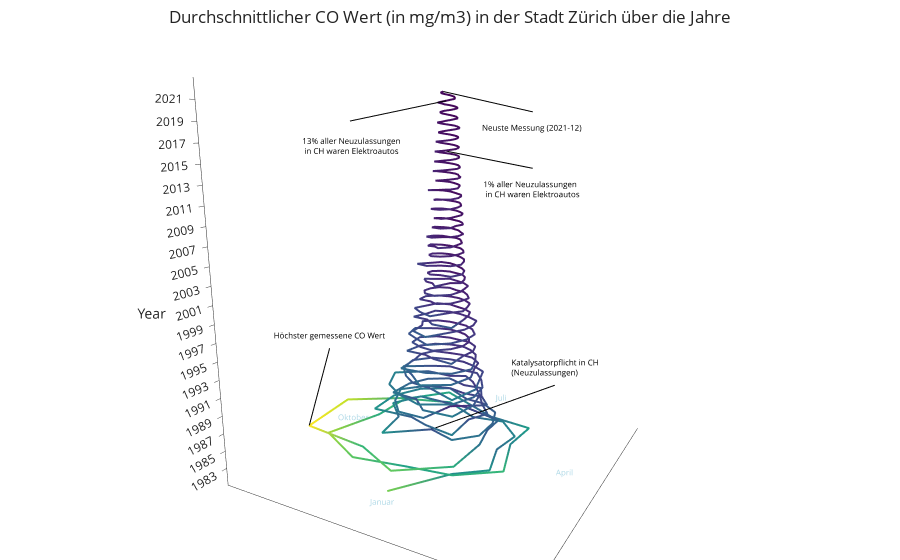

Notebook source saved alongside this figure:
### Markdown cell above
## 3D Plots

### Code cell
data_v1 = data[data["Parameter"] == "CO in mg/m3"][["Datum", "Parameter", "Wert"]].copy()
data_v1.loc[:, "Year"] = data_v1["Datum"].dt.year
data_v1.loc[:, "Month"] = data_v1["Datum"].dt.month

data_v1 = data_v1.groupby(["Year", "Month", "Parameter"]).mean().reset_index()
data_v1["Time"] = pd.to_datetime(data_v1[["Year", "Month"]].assign(DAY=1))
data_v1 = data_v1.drop(["Year", "Month", "Datum"], axis=1)

start_time = data_v1['Time'].min()
data_v1['time_years'] = data_v1['Time'].apply(lambda x: (x - start_time).days / 365.25)

# Map 'time_years' to a value between 0 and 2*pi for each year
data_v1['time_normalized'] = data_v1['time_years'].apply(lambda x: 2 * np.pi * (x % 1))  # x%1 gives the fractional part

# Convert Time and Wert to 3D coordinates
data_v1['x'] = data_v1['Wert'] * np.cos(data_v1['time_normalized'])
data_v1['y'] = data_v1['Wert'] * np.sin(data_v1['time_normalized'])
data_v1['z'] = data_v1['time_years']

# Get the min and max values for the z axis
z_min = data_v1['Time'].dt.year.min()
z_max = data_v1['Time'].dt.year.max()
z_ticktext = np.linspace(z_min, z_max, 20, dtype=int)
z_tickvals = np.linspace(0, z_max - z_min, 20, dtype=int)

fig = go.Figure(data=[go.Scatter3d(
    x=data_v1['x'],
    y=data_v1['y'],
    z=data_v1['z'],
    mode='lines',
    line=dict(
        color=data_v1['Wert'],
        colorscale='Viridis',
        width=4
    ),
    name='',
    hovertemplate='%{text}',
    text="Date:<br>" + data_v1['Time'].dt.strftime('%Y-%m') + f'<br>-----<br>Mean CO in mg/m3:<br>' + data_v1['Wert'].round(4).astype(str)
)])

fig.update_layout(
    scene=dict(
        xaxis_title="",
        yaxis_title="",
        zaxis_title='Year',
        camera=dict(
            up=dict(x=0, y=0, z=1),
            center=dict(x=0, y=0, z=0),
            eye=dict(x=1.8, y=1, z=0.5)
        ),
        aspectratio=dict(x=1, y=1, z=1.2),
        xaxis=dict(showgrid=False, ticktext=[], tickvals=[]),
        yaxis=dict(showgrid=False, ticktext=[], tickvals=[]),
        zaxis=dict(showgrid=False, ticktext=z_ticktext, tickvals=z_tickvals)
    ),
    scene_bgcolor='rgba(0,0,0,0)',
    template="simple_white",
    margin=dict(r=0, l=0, b=0, t=0),
    title={
        'text': f"Durchschnittlicher CO Wert (in mg/m3) in der Stadt Zürich über die Jahre",
        'y': 0.98,
        'x': 0.5,
        'xanchor': 'center',
        'yanchor': 'top'
    },
    showlegend=False,
)

highest_value_index = data_v1['Wert'].idxmax()
x_line_1 = data_v1.loc[highest_value_index, 'x']
y_line_1 = data_v1.loc[highest_value_index, 'y']
z_line_1 = data_v1.loc[highest_value_index, 'z']

# Höchster Wert
line = go.Scatter3d(
    x=[x_line_1, x_line_1],
    y=[1 + y_line_1, y_line_1],
    z=[10 + z_line_1, z_line_1],
    mode='lines',
    line=dict(
        color='black',
        width=2
    ),
    hoverinfo="none",
    showlegend=False
)

fig.add_trace(line)

annotations = go.Scatter3d(
    x=[x_line_1],
    y=[1 + y_line_1],
    z=[10 + z_line_1],
    mode='text',
    text=["Höchster gemessene CO Wert"],
    textposition="top center",
    hoverinfo="none",
    textfont=dict(color='black', size=8),
    showlegend=False
)

fig.add_trace(annotations)

# Neuste Messung
x_line_2 = data_v1[data_v1['Time'] == '2021-12-01']['x'].values[0]
y_line_2 = data_v1[data_v1['Time'] == '2021-12-01']['y'].values[0]
z_line_2 = data_v1[data_v1['Time'] == '2021-12-01']['z'].values[0]

line = go.Scatter3d(
    x=[-2 + x_line_2, x_line_2],
    y=[2 + y_line_2, y_line_2],
    z=[-2 + z_line_2, z_line_2],
    mode='lines',
    line=dict(
        color='black',
        width=2
    ),
    hoverinfo="none",
    showlegend=False
)

fig.add_trace(line)

annotations = go.Scatter3d(
    x=[-2 + x_line_2],
    y=[2 + y_line_2],
    z=[-5 + z_line_2],
    mode='text',
    text=["Neuste Messung (2021-12)"],
    textposition="top center",
    hoverinfo="none",
    textfont=dict(color='black', size=8),
    showlegend=False
)

fig.add_trace(annotations)

# 2016: 1% aller Neuzulassungen in der Schweiz waren Elektroautos
x_line_3 = data_v1[data_v1['Time'] == '2016-01-01']['x'].values[0]
y_line_3 = data_v1[data_v1['Time'] == '2016-01-01']['y'].values[0]
z_line_3 = data_v1[data_v1['Time'] == '2016-01-01']['z'].values[0]

line = go.Scatter3d(
    x=[-2 + x_line_3, x_line_3],
    y=[2 + y_line_3, y_line_3],
    z=[-2 + z_line_3, z_line_3],
    mode='lines',
    line=dict(
        color='black',
        width=2
    ),
    hoverinfo="none",
    showlegend=False
)

fig.add_trace(line)

annotations = go.Scatter3d(
    x=[-2 + x_line_3],
    y=[2 + y_line_3],
    z=[-6 + z_line_3],
    mode='text',
    text=["1% aller Neuzulassungen<br> in CH waren Elektroautos"],
    textposition="top center",
    hoverinfo="none",
    textfont=dict(color='black', size=8),
    showlegend=False
)

fig.add_trace(annotations)

# 2021: 13% aller Neuzulassungen in der Schweiz waren Elektroautos
x_line_4 = data_v1[data_v1['Time'] == '2021-01-01']['x'].values[0]
y_line_4 = data_v1[data_v1['Time'] == '2021-01-01']['y'].values[0]
z_line_4 = data_v1[data_v1['Time'] == '2021-01-01']['z'].values[0]

line = go.Scatter3d(
    x=[2 + x_line_4, x_line_4],
    y=[-2 + y_line_4, y_line_4],
    z=[-2 + z_line_4, z_line_4],
    mode='lines',
    line=dict(
        color='black',
        width=2
    ),
    hoverinfo="none",
    showlegend=False
)

fig.add_trace(line)

annotations = go.Scatter3d(
    x=[2 + x_line_4],
    y=[-2 + y_line_4],
    z=[-6 + z_line_4],
    mode='text',
    text=["13% aller Neuzulassungen<br> in CH waren Elektroautos"],
    textposition="top center",
    hoverinfo="none",
    textfont=dict(color='black', size=8),
    showlegend=False
)

fig.add_trace(annotations)

# Katalysatorpflicht ab Januar 1986
x_line_5 = data_v1[data_v1['Time'] == '1986-01-01']['x'].values[0]
y_line_5 = data_v1[data_v1['Time'] == '1986-01-01']['y'].values[0]
z_line_5 = data_v1[data_v1['Time'] == '1986-01-01']['z'].values[0]

line = go.Scatter3d(
    x=[0 + x_line_5, x_line_5],
    y=[4 + y_line_5, y_line_5],
    z=[8 + z_line_5, z_line_5],
    mode='lines',
    line=dict(
        color='black',
        width=2
    ),
    hoverinfo="none",
    showlegend=False
)

fig.add_trace(line)

annotations = go.Scatter3d(
    x=[0 + x_line_5],
    y=[4 + y_line_5],
    z=[8 + z_line_5],
    mode='text',
    text=["Katalysatorpflicht in CH<br>(Neuzulassungen)"],
    textposition="top center",
    hoverinfo="none",
    textfont=dict(color='black', size=8),
    showlegend=False
)

fig.add_trace(annotations)


# Januar
annotations = go.Scatter3d(
    x=[4],
    y=[0],
    z=[-2],
    mode='text',
    text=["Januar"],
    textposition="top center",
    hoverinfo="none",
    textfont=dict(color='lightblue', size=8),
    showlegend=False
)

fig.add_trace(annotations)

# April
annotations = go.Scatter3d(
    x=[0],
    y=[4],
    z=[-2],
    mode='text',
    text=["April"],
    textposition="top center",
    hoverinfo="none",
    textfont=dict(color='lightblue', size=8),
    showlegend=False
)

fig.add_trace(annotations)

# Juli
annotations = go.Scatter3d(
    x=[-4],
    y=[0],
    z=[-2],
    mode='text',
    text=["Juli"],
    textposition="top center",
    hoverinfo="none",
    textfont=dict(color='lightblue', size=8),
    showlegend=False
)

fig.add_trace(annotations)

# Oktober
annotations = go.Scatter3d(
    x=[0],
    y=[-4],
    z=[-2],
    mode='text',
    text=["Oktober"],
    textposition="top center",
    hoverinfo="none",
    textfont=dict(color='lightblue', size=8),
    showlegend=False
)

fig.add_trace(annotations)

# lims
fig.update_layout(scene=dict(xaxis=dict(range=[-5, 5]),
                                yaxis=dict(range=[-5, 5]),
                                zaxis=dict(range=[-2, 40])))


# Plot
fig.show()

# Save to HTML
fig.write_html("map_co.html")

### Figure 1 — Plotly figure (JSON) as saved in the notebook; plotly's stock layout.template omitted (floating-point values rounded to 4 significant figures; data arrays with more than 128 entries replaced by an {"elided": "..."} marker saying what was removed)
{"data": [{"hovertemplate": "%{text}", "line": {"color": {"elided": "468 float values"}, "colorscale": [[0, "#440154"], [0.1111, "#482878"], [0.2222, "#3e4989"], [0.3333, "#31688e"], [0.4444, "#26828e"], [0.5556, "#1f9e89"], [0.6667, "#35b779"], [0.7778, "#6ece58"], [0.8889, "#b5de2b"], [1, "#fde725"]], "width": 4}, "mode": "lines", "name": "", "text": {"elided": "468 str values"}, "type": "scatter3d", "x": {"elided": "468 float values"}, "y": {"elided": "468 float values"}, "z": {"elided": "468 float values"}}, {"hoverinfo": "none", "line": {"color": "black", "width": 2}, "mode": "lines", "showlegend": false, "type": "scatter3d", "x": [2.342, 2.342], "y": [-2.997, -3.997], "z": [11.83, 1.834]}, {"hoverinfo": "none", "mode": "text", "showlegend": false, "text": ["Höchster gemessene CO Wert"], "textfont": {"color": "black", "size": 8}, "textposition": "top center", "type": "scatter3d", "x": [2.342], "y": [-2.997], "z": [11.83]}, {"hoverinfo": "none", "line": {"color": "black", "width": 2}, "mode": "lines", "showlegend": false, "type": "scatter3d", "x": [-1.805, 0.1951], "y": [1.886, -0.1141], "z": [36.92, 38.92]}, {"hoverinfo": "none", "mode": "text", "showlegend": false, "text": ["Neuste Messung (2021-12)"], "textfont": {"color": "black", "size": 8}, "textposition": "top center", "type": "scatter3d", "x": [-1.805], "y": [1.886], "z": [33.92]}, {"hoverinfo": "none", "line": {"color": "black", "width": 2}, "mode": "lines", "showlegend": false, "type": "scatter3d", "x": [-1.651, 0.3487], "y": [1.999, -0.001499], "z": [31.0, 33.0]}, {"hoverinfo": "none", "mode": "text", "showlegend": false, "text": ["1% aller Neuzulassungen<br> in CH waren Elektroautos"], "textfont": {"color": "black", "size": 8}, "textposition": "top center", "type": "scatter3d", "x": [-1.651], "y": [1.999], "z": [27.0]}, {"hoverinfo": "none", "line": {"color": "black", "width": 2}, "mode": "lines", "showlegend": false, "type": "scatter3d", "x": [2.224, 0.2236], "y": [-1.998, 0.001924], "z": [36.0, 38.0]}, {"hoverinfo": "none", "mode": "text", "showlegend": false, "text": ["13% aller Neuzulassungen<br> in CH waren Elektroautos"], "textfont": {"color": "black", "size": 8}, "textposition": "top center", "type": "scatter3d", "x": [2.224], "y": [-1.998], "z": [32.0]}, {"hoverinfo": "none", "line": {"color": "black", "width": 2}, "mode": "lines", "showlegend": false, "type": "scatter3d", "x": [1.208, 1.208], "y": [4.005, 0.005193], "z": [11.0, 3.001]}, {"hoverinfo": "none", "mode": "text", "showlegend": false, "text": ["Katalysatorpflicht in CH<br>(Neuzulassungen)"], "textfont": {"color": "black", "size": 8}, "textposition": "top center", "type": "scatter3d", "x": [1.208], "y": [4.005], "z": [11.0]}, {"hoverinfo": "none", "mode": "text", "showlegend": false, "text": ["Januar"], "textfont": {"color": "lightblue", "size": 8}, "textposition": "top center", "type": "scatter3d", "x": [4], "y": [0], "z": [-2]}, {"hoverinfo": "none", "mode": "text", "showlegend": false, "text": ["April"], "textfont": {"color": "lightblue", "size": 8}, "textposition": "top center", "type": "scatter3d", "x": [0], "y": [4], "z": [-2]}, {"hoverinfo": "none", "mode": "text", "showlegend": false, "text": ["Juli"], "textfont": {"color": "lightblue", "size": 8}, "textposition": "top center", "type": "scatter3d", "x": [-4], "y": [0], "z": [-2]}, {"hoverinfo": "none", "mode": "text", "showlegend": false, "text": ["Oktober"], "textfont": {"color": "lightblue", "size": 8}, "textposition": "top center", "type": "scatter3d", "x": [0], "y": [-4], "z": [-2]}], "layout": {"margin": {"b": 0, "l": 0, "r": 0, "t": 0}, "scene": {"aspectratio": {"x": 1, "y": 1, "z": 1.2}, "bgcolor": "rgba(0,0,0,0)", "camera": {"center": {"x": 0, "y": 0, "z": 0}, "eye": {"x": 1.8, "y": 1, "z": 0.5}, "up": {"x": 0, "y": 0, "z": 1}}, "xaxis": {"range": [-5, 5], "showgrid": false, "ticktext": [], "tickvals": [], "title": {"text": ""}}, "yaxis": {"range": [-5, 5], "showgrid": false, "ticktext": [], "tickvals": [], "title": {"text": ""}}, "zaxis": {"range": [-2, 40], "showgrid": false, "ticktext": [1983, 1985, 1987, 1989, 1991, 1993, 1995, 1997, 1999, 2001, 2003, 2005, 2007, 2009, 2011, 2013, 2015, 2017, 2019, 2021], "tickvals": [0, 2, 4, 6, 8, 10, 12, 14, 16, 18, 20, 22, 24, 26, 28, 30, 32, 34, 36, 38], "title": {"text": "Year"}}}, "showlegend": false, "title": {"text": "Durchschnittlicher CO Wert (in mg/m3) in der Stadt Zürich über die Jahre", "x": 0.5, "xanchor": "center", "y": 0.98, "yanchor": "top"}}}
